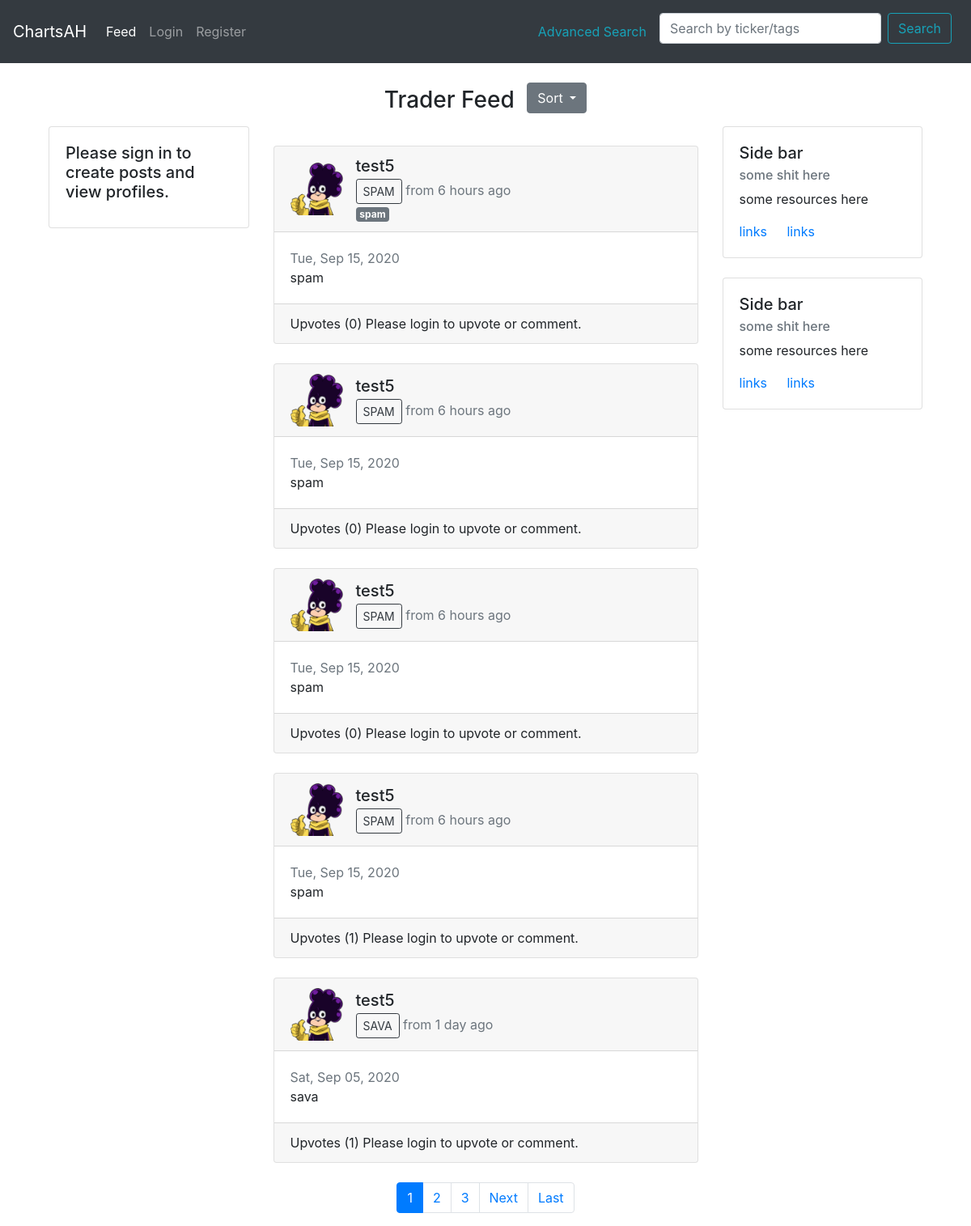
The page / on the database its author committed.
### main/models.py (models this page shows, shortened)
class Post(models.Model):
    user = models.ForeignKey(User, on_delete=models.CASCADE) #many to one relationship where many posts can be tied to one user
    content = models.TextField(blank=True, null=True)
    date_traded = models.DateTimeField(verbose_name= ('Date Traded'))
    image = models.ImageField(upload_to='trade_images', blank=True, null=True) #change blank = false later
    upvotes = models.ManyToManyField(User, blank=True, related_name='upvotes')
    total_upvotes = models.IntegerField(default='0')
    ticker = models.CharField(blank=False, null=True, max_length=5)
    tags = TaggableManager(blank=True, help_text=('Press Enter or comma to seperate tags.')) #erased help text
    date_posted = models.DateTimeField(default=timezone.now)

class Profile(models.Model):
    user = models.OneToOneField(User, on_delete=models.CASCADE)
    image = models.ImageField(default='default.jpg', upload_to='profile_pics')
    bio = models.TextField(max_length=1000, blank=True)

### main/views.py (the view)
# urls.py: path("", post_list_view.as_view(), name="home"),
class post_list_view(ListView):
     model = Post
     template_name = 'main/home.html'
     paginate_by = 5
     context_object_name = 'posts'
     ordering = ['-date_posted']
     def get_queryset(self, *args, **kwargs):
          return super().get_queryset(*args, **kwargs).annotate(
               upvoted=Exists(Post.upvotes.through.objects.filter( #upvoted is called in the template using if statement
                    user_id=self.request.user.id,
                    post_id=OuterRef('pk')
            )))

### main/templates/main/home.html (shortened to what this page needs)
{% extends 'main/header.html' %}
{% block content %}
<div class='row text-center'>
  <div class='col'>
    <div>
        <span class="h3">
      Trader Feed
        </span>
        <a class="btn btn-secondary dropdown-toggle mb-3 ml-2" href="#" role="button" id="dropdownMenuLink" data-toggle="dropdown" aria-haspopup="true" aria-expanded="false">
          Sort
        </a>
    </div>
  </div>
</div>
    {% if user.is_authenticated %}
    <div class="container gedf-wrapper">
  <div class="row">
      <div class="col-md-3">
          <div class="card">
              <div class="card-body">
                  <div class="h5"><img class="thumbnail" width="90" height="90" src="{{ user.profile.image.url  }}" alt=""></div>
                  <div class="h7"><strong>{{ user.username }}</strong></div>
                  <div class="h7">{{ user.profile.bio }}</div>
              </div>
              <ul class="list-group list-group-flush">
                  <li class="list-group-item">
                      <div class="h6 text-muted">Followers</div>
                      <div class="h5">{{ user.profile.followers }}</div>
                  </li>
                  <li class="list-group-item">
                      <div class="h6 text-muted">Following</div>
                      <div class="h5">{{ user.profile.following }}</div>
                  </li>
                  <li class="list-group-item">Smallcaps</li>
              </ul>
          </div>
      </div>
      <div class="col-md-6 gedf-main" >
          <div class="card gedf-card navbar navbar-expand-lg navbar-dark bg-dark" >
              <div class="card-header">
                          <a  href="post/create/" style= "color:white ">Share a Trade</a>
              </div>
          </div>
          {% else %}
          <div class="container gedf-wrapper">
          <div class="row">
            <div class="col-md-3">
                <div class="card">
                    <div class="card-body">
                        <h5 class="card-title">Please sign in to create posts and view profiles.</h5>
                    </div>
                </div>
            </div>
            <div class="col-md-6 gedf-main" >
          {% endif %}
          <br>
          {% for post in posts %}
          {% include "main/includes/post.html" %}
          {% endfor %}
          {% include "main/includes/pagination.html"%}
      </div>
      <div class="col-md-3">
          <div class="card gedf-card">
              <div class="card-body">
                  <h5 class="card-title">Side bar</h5>
                  <h6 class="card-subtitle mb-2 text-muted">some shit here</h6>
                  <p class="card-text">some resources here</p>
                  <a href="#" class="card-link">links</a>
                  <a href="#" class="card-link">links</a>
              </div>
          </div>
          <br>
          <div class="card gedf-card">
                  <div class="card-body">
                      <h5 class="card-title">Side bar</h5>
                      <h6 class="card-subtitle mb-2 text-muted">some shit here</h6>
                      <p class="card-text">some resources here</p>
                      <a href="#" class="card-link">links</a>
                      <a href="#" class="card-link">links</a>
                  </div>
              </div>
      </div>
  </div>
</div>
{% endblock %}

### main/templates/main/includes/post.html (shortened to what this page needs)
{% load humanize %}
          <div class="card gedf-card">
              <div class="card-header">
                  <div class="d-flex justify-content-between align-items-center">
                      <div class="d-flex justify-content-between align-items-center">
                          <div class="mr-2">
                              <img class="thumbnail" width="65" height="65" src="{{ post.user.profile.image.url }}" alt="">
                          </div>
                          <div class="ml-2">
                              <div class="h5 mb-1">
                                <a class="mr-2" style="color:inherit" href="{% url 'main:user-posts' post.user.username %}">{{ post.user }}</a>
                              </div>
                              <div class="h7">
                                <a href="{% url 'main:search' %}?q={{post.ticker}}" class="btn btn-outline-dark btn-sm" >{{ post.ticker | upper }}</a>
                                <span class="text-muted">
                                from {{ post.date_posted| naturaltime }}
                                </span>
                                <br>
                                {% for tag in post.tags.all %}
                                 <a href="{% url 'main:search' %}?q={{tag.name}}" class="badge badge-secondary mt-1" > {{ tag.name }} </a>
                                {% endfor %}
                              </div>
                          </div>
                      </div>
                  </div>
              </div>
              <div class="card-body">
                  <p class="card-text">
                      <span class="text-muted">{{ post.date_traded | date:"D, M d, Y"}}</span>
                      <br>
                    {{ post.content }}
                  </p>
              </div>
              {% include "main/includes/post_footer.html" %}
          </div>
          <br>

### main/templates/main/includes/post_footer.html
<div id="upvote-section" class="card-footer">
    {% if user.is_authenticated %}
        <form action="{% url 'main:upvote-post' %}" method=POST>
            {% csrf_token %}
        <span>
        {% if post.upvoted %}
        <button type="submit" class="btn btn-success btn-sm upvote-btn card-link" id={{post.id}} name="post_id" value={{post.id}}>
            <svg width="1.5em" height="1.5em" viewBox="0 0 16 16" class="bi bi-shift" fill="currentColor" xmlns="http://www.w3.org/2000/svg">
                <path fill-rule="evenodd" d="M7.27 2.047a1 1 0 0 1 1.46 0l6.345 6.77c.6.638.146 1.683-.73 1.683H11.5v3a1 1 0 0 1-1 1h-5a1 1 0 0 1-1-1v-3H1.654C.78 10.5.326 9.455.924 8.816L7.27 2.047zM14.346 9.5L8 2.731 1.654 9.5H4.5a1 1 0 0 1 1 1v3h5v-3a1 1 0 0 1 1-1h2.846z"/>
            </svg>
            <span id="total_upvotes_for_{{post.id}}">
                {{ post.total_upvotes}}
            </span>
              Upvotes
        </button>
        {% else %}
        <button type="submit" class="btn btn-outline-success btn-sm upvote-btn card-link" id={{post.id}} name="post_id" value={{post.id}}>
            <svg width="1.5em" height="1.5em" viewBox="0 0 16 16" class="bi bi-shift" fill="currentColor" xmlns="http://www.w3.org/2000/svg">
                <path fill-rule="evenodd" d="M7.27 2.047a1 1 0 0 1 1.46 0l6.345 6.77c.6.638.146 1.683-.73 1.683H11.5v3a1 1 0 0 1-1 1h-5a1 1 0 0 1-1-1v-3H1.654C.78 10.5.326 9.455.924 8.816L7.27 2.047zM14.346 9.5L8 2.731 1.654 9.5H4.5a1 1 0 0 1 1 1v3h5v-3a1 1 0 0 1 1-1h2.846z"/>
            </svg>
            <span id="total_upvotes_for_{{post.id}}">
                {{ post.total_upvotes}}
            </span>
              Upvotes
        </button>
        {% endif %}
        <a href="{% url 'main:post-detail' post.id %}" class="card-link" style="color:inherit">
            <svg width="1.5em" height="1.5em" viewBox="0 0 16 16" class="bi bi-chat-dots" fill="currentColor" xmlns="http://www.w3.org/2000/svg">
            <path fill-rule="evenodd" d="M2.678 11.894a1 1 0 0 1 .287.801 10.97 10.97 0 0 1-.398 2c1.395-.323 2.247-.697 2.634-.893a1 1 0 0 1 .71-.074A8.06 8.06 0 0 0 8 14c3.996 0 7-2.807 7-6 0-3.192-3.004-6-7-6S1 4.808 1 8c0 1.468.617 2.83 1.678 3.894zm-.493 3.905a21.682 21.682 0 0 1-.713.129c-.2.032-.352-.176-.273-.362a9.68 9.68 0 0 0 .244-.637l.003-.01c.248-.72.45-1.548.524-2.319C.743 11.37 0 9.76 0 8c0-3.866 3.582-7 8-7s8 3.134 8 7-3.582 7-8 7a9.06 9.06 0 0 1-2.347-.306c-.52.263-1.639.742-3.468 1.105z"/>
            <path d="M5 8a1 1 0 1 1-2 0 1 1 0 0 1 2 0zm4 0a1 1 0 1 1-2 0 1 1 0 0 1 2 0zm4 0a1 1 0 1 1-2 0 1 1 0 0 1 2 0z"/>
          </svg>
          {{ post.comments.count }} Comments
        </a>
        {% if post.user == user %}
        <a href="{% url 'main:post-update' post.id %}" class="card-link">Edit</a>
        <a href="{% url 'main:post-delete' post.id %}" class="card-link" style="color:red">Delete</a>
        {% endif %}
        </form>
    {% else %}
    Upvotes ({{ post.total_upvotes }}) Please login to upvote or comment.
    {%  endif %}
    </div>

### rows shown on the page
Post: user.profile.image (picture), user "test5", ticker "SPAM", date_posted "6 hours ago", date_traded "Tue, Sep 15, 2020", content "spam", total_upvotes "0"
Tag: name "spam"
Post: user.profile.image (picture), user "test5", ticker "SPAM", date_posted "6 hours ago", date_traded "Tue, Sep 15, 2020", content "spam", total_upvotes "0"
Post: user.profile.image (picture), user "test5", ticker "SPAM", date_posted "6 hours ago", date_traded "Tue, Sep 15, 2020", content "spam", total_upvotes "0"
Post: user.profile.image (picture), user "test5", ticker "SPAM", date_posted "6 hours ago", date_traded "Tue, Sep 15, 2020", content "spam", total_upvotes "1"
Post: user.profile.image (picture), user "test5", ticker "SAVA", date_posted "1 day ago", date_traded "Sat, Sep 05, 2020", content "sava", total_upvotes "1"

### other values the page prints
{{ num }} "1"
{{ num }} "2" "3"
